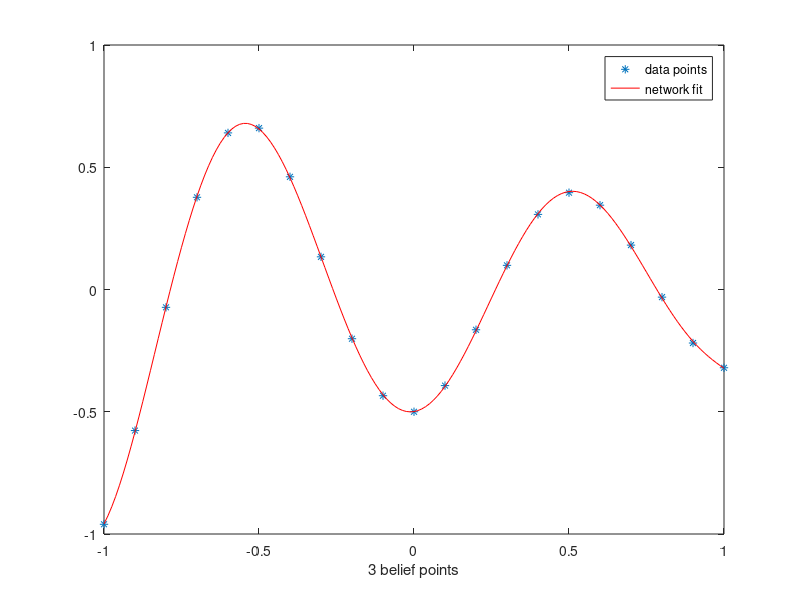

Reproduce this figure in MATLAB.
% aproximate one dimensional results with RBF network 
clear all;
close all;

fig = figure();

X = -1:.1:1;
T = [-.9602 -.5770 -.0729  .3771  .6405  .6600  .4609 ...
      .1336 -.2013 -.4344 -.5000 -.3930 -.1647  .0988 ...
      .3072  .3960  .3449  .1816 -.0312 -.2189 -.3201];
X = X';
T = T';

% T = T - min(T) + 1;
  
plot(X,T,'*');
hold on;

%train the gaussians weights
[idx,mu,~,d] = kmeans(X,8);
sigma = var(d).^(1/9);

for j=1:size(mu,1)
    phi(j,:) = exp(- (X-mu(j)).^2 / (2*sigma(j).^2));
end
phi = phi';
phi = [ones(size(phi,1),1) phi];

%train output layer weigts 
% omg = phi'*phi ;
% V = pinv(omg + 0.2 * eye(size(omg)) ) * phi' * T ; %regularisation
V = pinv(phi) * T;

%plot the output for another set of input
X = -1:.0125:1;
phi = [];
for j=1:size(mu,1)
    phi(j,:) = exp(- (X-mu(j)).^2 / (2*sigma(j).^2));
end
phi = phi';
phi = [ones(size(phi,1),1) phi];

Y =  phi * V ;

plot(X,Y,'r');

xlabel('3 belief points');
legend('data points','network fit');